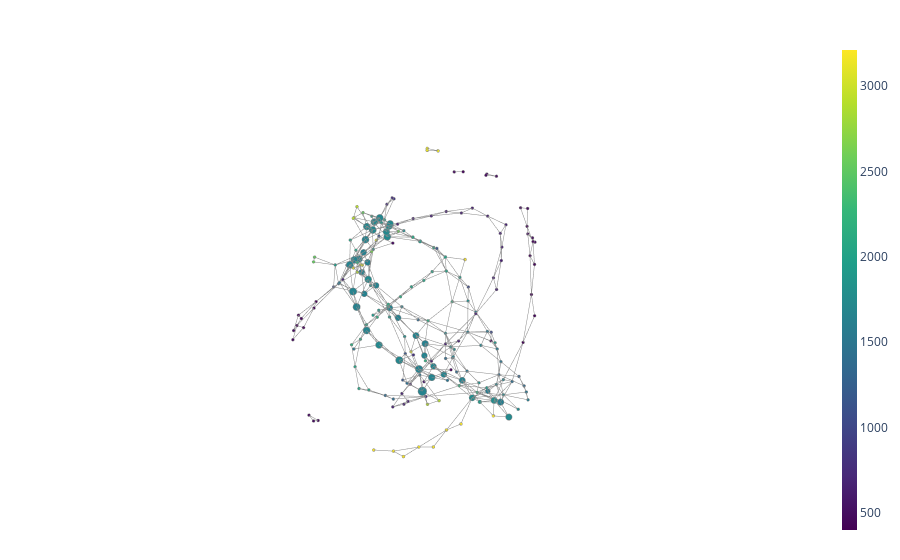

The code cell stored with this chart in its notebook:
### Code cell
fig = plot_static_mapper_graph(pipe, landmark_matrix, layout = 'fruchterman_reingold', layout_dim = 3)
fig.show(config={'scrollZoom': True})
# fig.write_html("3d_mapper.html")

### Figure 1 — Plotly figure (JSON) as saved in the notebook; plotly's stock layout.template omitted (floating-point values rounded to 4 significant figures; data arrays with more than 128 entries replaced by an {"elided": "..."} marker saying what was removed)
{"data": [{"hoverinfo": "none", "line": {"color": "#888", "width": 1}, "mode": "lines", "name": "edge_trace", "type": "scatter3d", "uid": "cc5ba9d2-853a-4a17-9839-b0411f3b2768", "x": {"elided": "1488 float values"}, "y": {"elided": "1488 float values"}, "z": {"elided": "1488 float values"}}, {"hoverinfo": "text", "hoverlabel": {"bgcolor": {"elided": "217 str values"}}, "hovertext": {"elided": "217 str values"}, "marker": {"color": {"elided": "217 float values"}, "colorbar": {"thickness": 15, "title": {"side": "right", "text": ""}, "xanchor": "left"}, "colorscale": [[0, "#440154"], [0.1111, "#482878"], [0.2222, "#3e4989"], [0.3333, "#31688e"], [0.4444, "#26828e"], [0.5556, "#1f9e89"], [0.6667, "#35b779"], [0.7778, "#6ece58"], [0.8889, "#b5de2b"], [1, "#fde725"]], "line": {"color": "#888", "width": 1}, "opacity": 1, "reversescale": false, "showscale": true, "size": {"elided": "217 int values"}, "sizemin": 4, "sizemode": "area", "sizeref": 4.514}, "mode": "markers", "name": "node_trace", "type": "scatter3d", "uid": "b70625e0-e8d2-42b7-9b57-41ab7b1f8247", "x": {"elided": "217 float values"}, "y": {"elided": "217 float values"}, "z": {"elided": "217 float values"}}], "layout": {"autosize": false, "hovermode": "closest", "margin": {"b": 20, "l": 5, "r": 5, "t": 40}, "scene": {"xaxis": {"showbackground": false, "showgrid": false, "showline": false, "showticklabels": false, "title": {"text": ""}, "zeroline": false}, "yaxis": {"showbackground": false, "showgrid": false, "showline": false, "showticklabels": false, "title": {"text": ""}, "zeroline": false}, "zaxis": {"showbackground": false, "showgrid": false, "showline": false, "showticklabels": false, "title": {"text": ""}, "zeroline": false}}, "showlegend": false, "title": {"text": ""}}}
